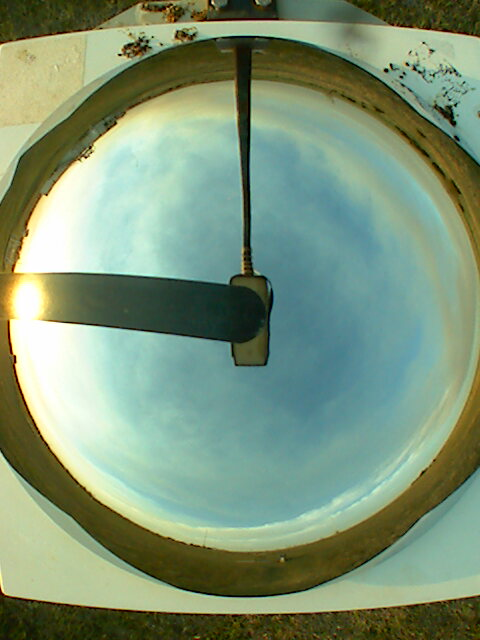
#> input picture test_data/SkyImage/sgptsiskyimageC1.a1.20180418.000000/sgptsiskyimageC1.a1.20180418.001100.jpg.20180418001100.jpg, 480 x 640 px
$ python -i sunglare_leon.py   (imports and definitions only)   (older library calls are emulated)
#> lines starting #> are read from the running program, lines starting #| are printed output that depends on the picture
### utils.py
import glob
import math
import pickle
import numpy as np
import os
import pandas as pd
from PIL import Image
from config import RESULTS_DIR, EXPERIMENT_LABEL
import imageio
# Colors used in the decision image - DO NOT TOUCH
WHITE = np.array([255, 255, 255])
BLUE = np.array([0, 0, 255])
GRAY = np.array([192, 192, 192])
BLACK = np.array([0, 0, 0])
GREEN = np.array([0, 255, 0])
YELLOW = np.array([255, 255, 0])
COLORS = (WHITE, BLUE, GRAY, BLACK, GREEN)


def time_to_year(time):
	"""Time must be in the format yyyymmddhhmmss. Returns the year as a string."""
	return str(time)[0:4]


def time_to_month(time):
	"""Time must be in the format yyyymmddhhmmss. Returns the month as a string."""
	return str(time)[4:6]


def time_to_day(time):
	"""Time must be in the format yyyymmddhhmmss. Returns the day as a string."""
	return str(time)[6:8]


def time_to_month_and_day(time):
	"""Time must be in the format yyyymmddhhmmss. Returns the 'mmdd'."""
	return str(time)[4:8]


def time_to_year_month_day(time):
	"""Time must be in the format yyyymmddhhmmss. Returns the 'yyyymmdd'."""
	return str(time)[0:8]


def time_to_hour_minute_second(time):
	"""Time must be in the format yyyymmddhhmmss. Returns the 'hhmmss'."""
	return str(time)[8:14]


def extract_timestamp(filename):
	"""Returns the timestamp within filename. Assumes filename ends in something like 20160415235930.jpg or
	20160415235930.png."""
	return filename[-18:-4]


# [16 lines left out: function extract_all_times, not called in this run]


def extract_times_from_filenames(filenames):
	"""Returns an iterable of timestamps extracted from an iterable collection of files."""
	return {extract_timestamp(filename) for filename in filenames}


# [85 lines left out: functions extract_times_from_file, clean_csv, extract_data_from_csv, extract_data_from_dataframe, extract_tsi_fsc_for_dubious_dates, extract_tsi_fsc_for_date and 4 more, not called in this run]


def read_csv_file(filename):
	"""Reads a csv file using the pandas csv reader and returns a pandas data frame."""
	return pd.read_csv(filename)


def listdir_d(directory=None):
	"""Returns an iterable of directories in the current or a given directory."""
	return (name for name in os.listdir(directory) if os.path.isdir(os.path.join(directory, name)))


def listdir_f(directory=None):
	"""Returns an iterable of files in the current of a given directory."""
	return (name for name in os.listdir(directory) if os.path.isfile(os.path.join(directory, name)))


# [61 lines left out: functions load_pickled_file, show_skymask, find_unpaired_images, extract_img_path_from_time, extract_mask_path_from_time, extract_img_path_from_time_raw and 1 more, not called in this run]


def img_save_path(time, directory):
	"""Creates path for image."""
	return directory + '/' + 'simpleimage/' + time_to_year(time) + '/' + time_to_month_and_day(time) + '/'


def mask_save_path(time, directory):
	"""Creates path for mask."""
	return directory + '/' + 'simplemask/' + time_to_year(time) + '/' + time_to_month_and_day(time) + '/'


# [78 lines left out: functions separate_data, separate_stamps, read_last_iteration_number, read_parameters, extract_times_from_files_in_directory, out_to_image and 2 more, not called in this run]


def get_experiment_label(network_number):
	return EXPERIMENT_LABEL + '-' + str(network_number)


# [19 lines left out: functions get_simple_mask, get_network_mask_from_time_and_label, write_list_to_file, not called in this run]

### sunglare_leon.py
from replace_green_lines import new_remove_green
from center_preprocess import *
import cv2
import numpy as np
from matplotlib import pyplot as plt
import glob


def format_img(mask_path, img_path):
	m = np.asarray(imageio.imread(mask_path, pilmode="RGB"))
	img = np.asarray(imageio.imread(img_path, pilmode="RGB"))
	m, img = center_and_add_border(m, img)
	imageio.imwrite('typical_data/sunglare/formatted_mask.{}.png'.format(extract_timestamp(mask_path)),
					new_remove_green(m))
	imageio.imwrite('typical_data/sunglare/formatted_img.{}.jpg'.format(extract_timestamp(img_path)), img)


def sun_glare(path):
	img = cv2.imread(path, 0)
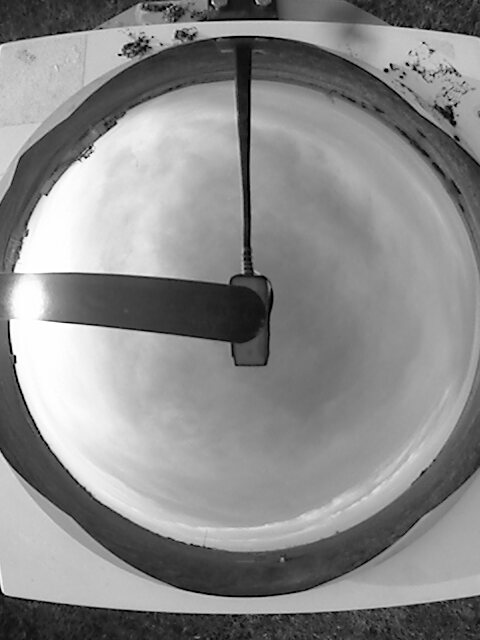
#> img: shape (640, 480); min 0, max 255, mean 138.6
	img = cv2.GaussianBlur(img, (3, 3), 0)
	edges = cv2.Canny(img, 0, 100, 5000, 3)
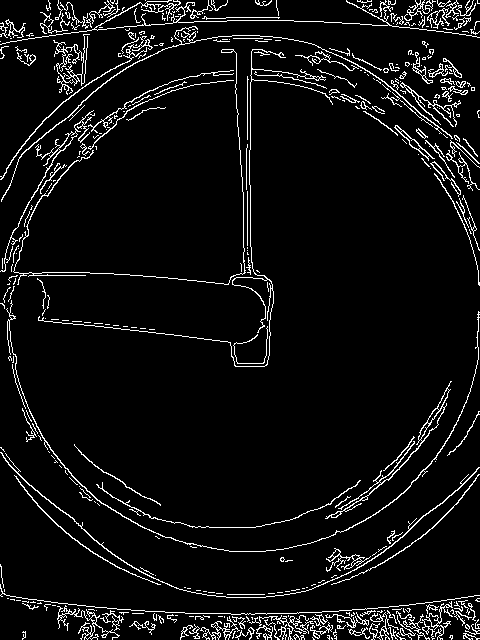
#> edges: shape (640, 480); 6.2% white in thin lines or dots

	laplacian = cv2.Laplacian(img, cv2.CV_64F)
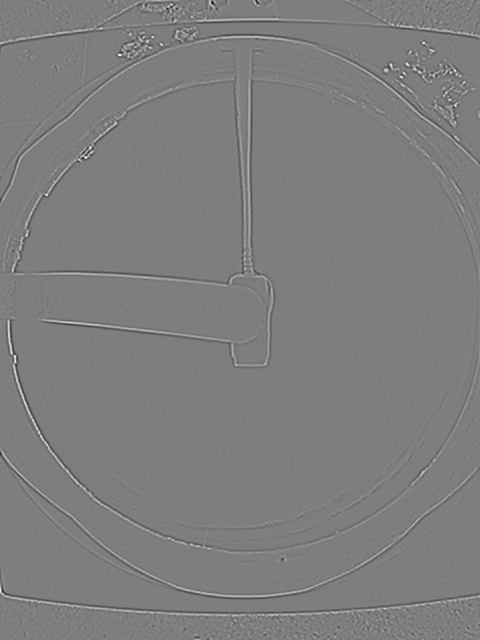
#> laplacian: shape (640, 480) float64; min -131, max 134, mean 0; drawn with min black and max white
	sobelx = cv2.Sobel(img, cv2.CV_64F, 1, 0, ksize=3)
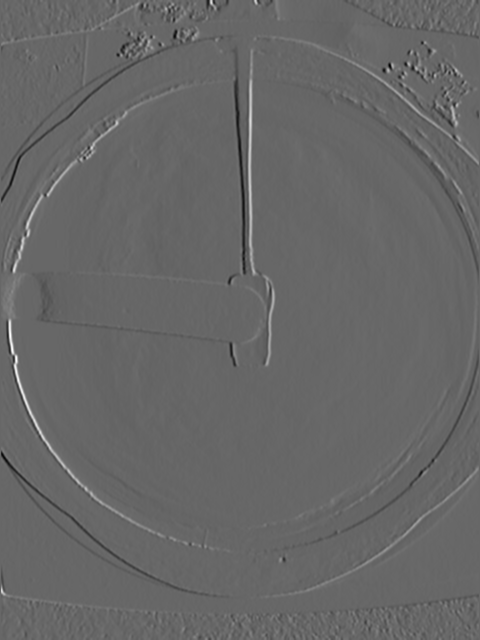
#> sobelx: shape (640, 480) float64; min -506, max 742, mean -0.2; drawn with min black and max white
	sobely = cv2.Sobel(img, cv2.CV_64F, 0, 1, ksize=3)
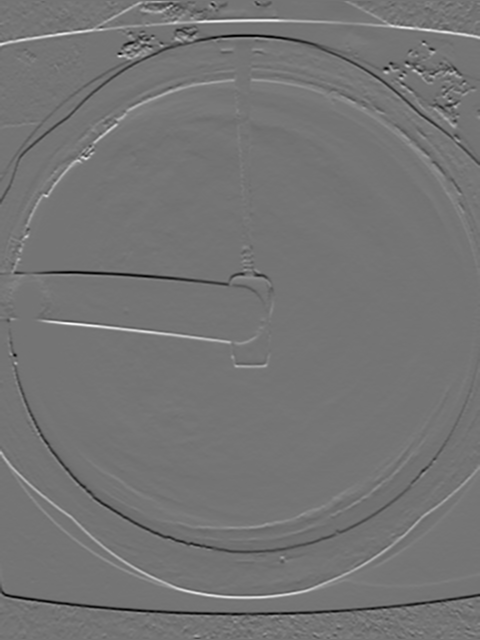
#> sobely: shape (640, 480) float64; min -566, max 671, mean -0.3; drawn with min black and max white

	plt.subplot(121), plt.imshow(img, cmap='gray')
	plt.title('Original Image'), plt.xticks([]), plt.yticks([])
	plt.subplot(122), plt.imshow(edges, cmap='gray')
	plt.title('Edge Image'), plt.xticks([]), plt.yticks([])

	plt.savefig('typical_data/sunglare/canny_edge.{}.png'.format(extract_timestamp(path)))

	plt.subplot(2, 2, 1), plt.imshow(img, cmap='gray')
	plt.title('Original'), plt.xticks([]), plt.yticks([])
	plt.subplot(2, 2, 2), plt.imshow(laplacian, cmap='gray')
	plt.title('Laplacian'), plt.xticks([]), plt.yticks([])
	plt.subplot(2, 2, 3), plt.imshow(sobelx, cmap='gray')
	plt.title('Sobel X'), plt.xticks([]), plt.yticks([])
	plt.subplot(2, 2, 4), plt.imshow(sobely, cmap='gray')
	plt.title('Sobel Y'), plt.xticks([]), plt.yticks([])

	plt.savefig('typical_data/sunglare/gradient.{}.png'.format(extract_timestamp(path)))


# [11 lines not run here, left out]

>>> result = sun_glare('test_data/SkyImage/sgptsiskyimageC1.a1.20180418.000000/sgptsiskyimageC1.a1.20180418.001100.jpg.20180418001100.jpg')
